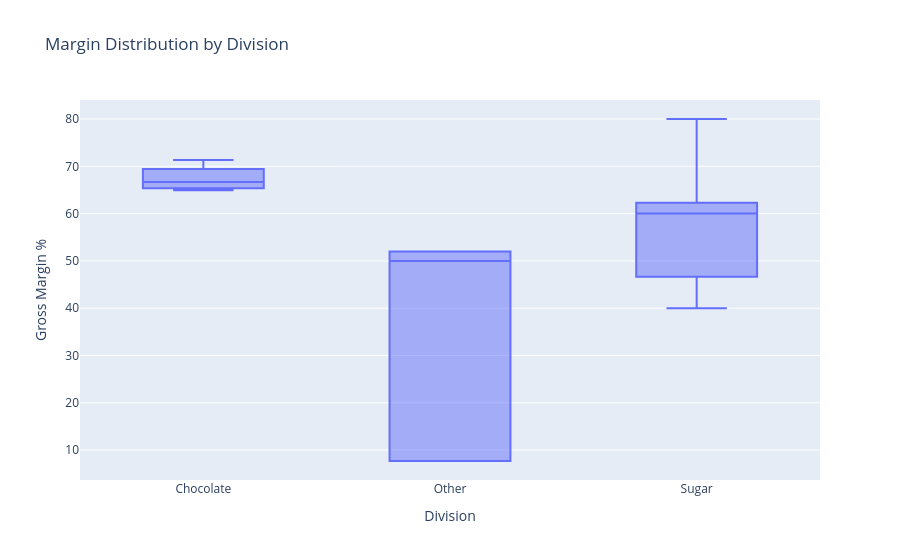

Notebook source saved alongside this figure:
### Code cell
fig = px.box(
    df,
    x="Division",
    y="Gross Margin %",
    title="Margin Distribution by Division"
)

fig.show()

### Figure 1 — Plotly figure (JSON) as saved in the notebook; plotly's stock layout.template omitted (floating-point values rounded to 4 significant figures; data arrays with more than 128 entries replaced by an {"elided": "..."} marker saying what was removed)
{"data": [{"alignmentgroup": "True", "hovertemplate": "Division=%{x}<br>Gross Margin %=%{y}<extra></extra>", "legendgroup": "", "marker": {"color": "#636efa"}, "name": "", "notched": false, "offsetgroup": "", "orientation": "v", "showlegend": false, "type": "box", "x": {"elided": "10194 str values"}, "x0": " ", "xaxis": "x", "y": {"elided": "10194 float values"}, "y0": " ", "yaxis": "y"}], "layout": {"boxmode": "group", "legend": {"tracegroupgap": 0}, "title": {"text": "Margin Distribution by Division"}, "xaxis": {"anchor": "y", "domain": [0, 1], "title": {"text": "Division"}}, "yaxis": {"anchor": "x", "domain": [0, 1], "title": {"text": "Gross Margin %"}}}}
